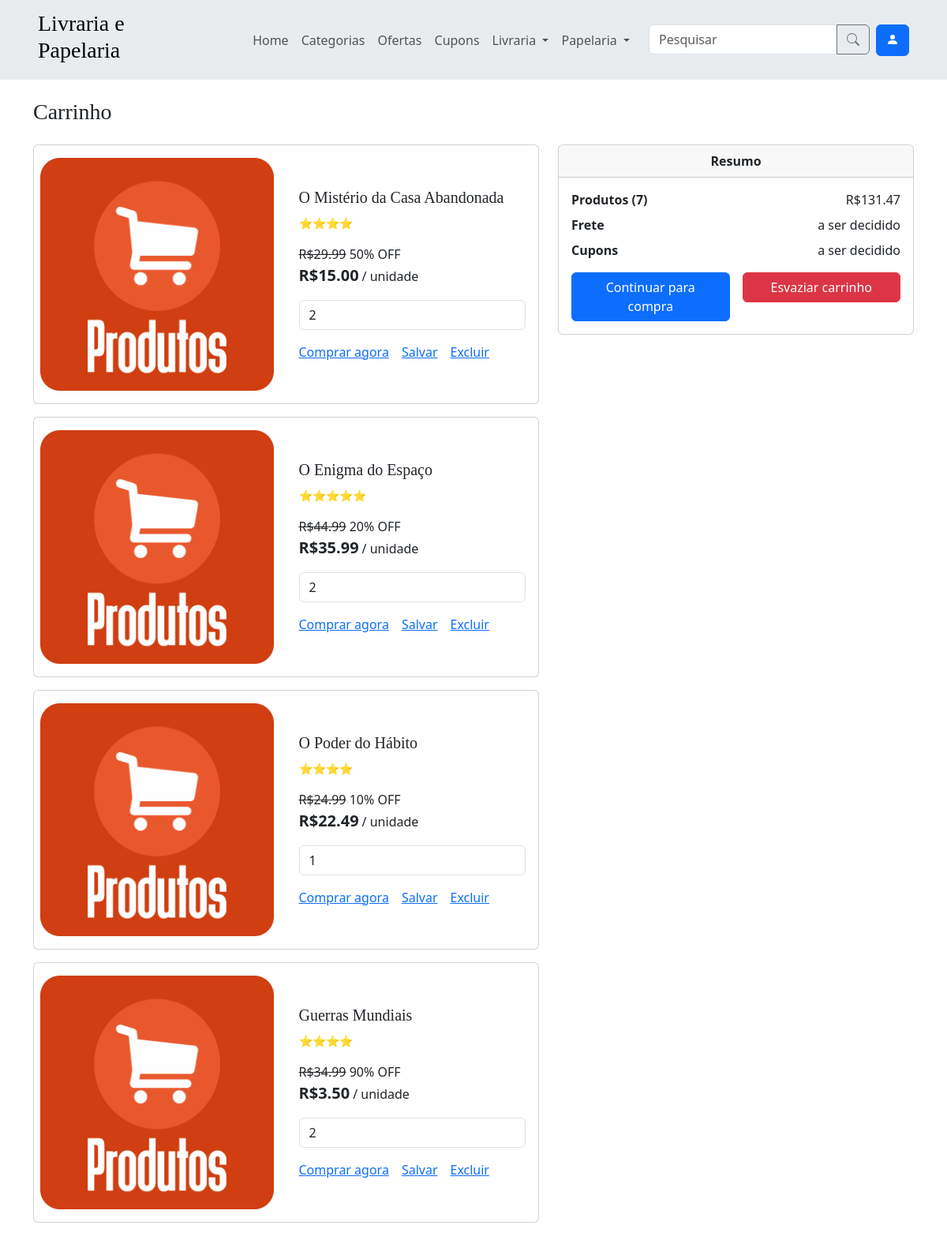
Screenshot of /carrinho/ (signed in) with the database file from the repository.
### app/models.py (models this page shows, shortened)
class Produto(models.Model):
    nome = models.CharField(max_length=50)
    preco = models.DecimalField(max_digits=10, decimal_places=2)
    descricao = models.TextField(null=True, blank=True)
    is_ativo = models.BooleanField(default=True)
    class Meta:
        verbose_name = verbose_name_plural = 'Produto'

### app/views_carrinho.py (the view)
# urls.py: path('carrinho/', views_carrinho.carrinho, name='carrinho'),
@login_required
@user_passes_test(usuario_comum)
def carrinho(request):
    carrinho = Carrinho.objects.get(usuario=request.user)
    produtos = [produto for produto in carrinho.produtos.all()]
    for produto in produtos:
        carrinhoproduto = CarrinhoProduto.objects.get(produto=produto, carrinho=carrinho)
        produto.quantidade = carrinhoproduto.quantidade
    produtos = produtos_processor(request, produtos)['produtos']
    quantidade_total = sum([produto.quantidade for produto in produtos])
    preco_total = sum([produto.preco * produto.quantidade for produto in produtos])
    return render(request, 'carrinho.html', {
        'produtos': produtos,
        'quantidade_total': quantidade_total,
        'preco_total': preco_total
    })

### app/context_processors.py (called while the page is built)
def categorias_processor(request):
    categorias = Categoria.objects.all()
    categorias_livraria = categorias.filter(tipo='Livraria')
    categorias_papelaria = categorias.filter(tipo='Papelaria')
    categorias = categorias[:10]
    return {
        'categorias': categorias,
        'categorias_livraria': categorias_livraria,
        'categorias_papelaria': categorias_papelaria
    }

### app/views_carrinho.py (called while the page is built)
def usuario_comum(user):
    return not user.is_staff

### app/templates/carrinho.html (shortened to what this page needs)
{% extends 'components/base.html' %}
{% block content %}
    {% include 'components/content_title.html' with title='Carrinho' %}
    <div class="row">
        <div class="col-lg-7">
            {% for produto in produtos %}
                <div class="card mb-3 w-100 text-decoration-none">
                    <div class="row g-0 align-items-center">
                        <div class="col-lg-6 p-3 ps-md-2">
                            <a href="{% url 'produto' id_produto=produto.id %}">
                                {% load static %}
                                <img src="{% static 'img/produto_placeholder.png' %}" class="img-fluid" alt="...">
                            </a>
                        </div>
                        <div class="col-lg-6">
                            <div class="card-body">
                                <a href="{% url 'produto' id_produto=produto.id %}" class="card-title text-decoration-none">
                                    <h5 class="mb-2">{{ produto.nome }}</h5>
                                </a>
                                <p class="card-text"><small>{{ produto.nota }}</small></p>
                                {% if produto.tem_promocao %}
                                    <p class="card-text mt-3 mb-0 "><span class="text-decoration-line-through">R${{ produto.preco_sem_desconto|floatformat:2 }}</span> {{ produto.desconto|floatformat:0 }}% OFF</p>
                                    <p class="card-text"><span class="fw-bold lead me-1">R${{ produto.preco|floatformat:2 }}</span>/ unidade</p>
                                {% else %}
                                    <p class="card-text"><span class="fw-bold lead me-1">R${{ produto.preco|floatformat:2 }}</span>/ unidade</p>
                                {% endif %}
                                <input type="number" id="p{{ produto.id }}c{{ user.id }}" min="1" class="form-control" aria-label="Quantidade" value="{{ produto.quantidade }}">
                                <div class="d-flex gap-3 flex-wrap mt-3">
                                    <a href="{% url 'comprar_produto' id_produto=produto.id %}">Comprar agora</a>
                                    <a href="{% url 'lista_de_desejos_adicionar' id_produto=produto.id %}">Salvar</a>
                                    <a href="{% url 'carrinho_remover' id_produto=produto.id %}">Excluir</a>
                                </div>
                            </div>
                        </div>
                    </div>
                </div>
            {% empty %}
                <p>Seu carrinho está vazio.</p>
            {% endfor %}
        </div>
        <div class="col-lg-5 order-first order-lg-last mb-3 mb-lg-0">
            <div class="card">
                <div class="card-header text-center fw-bold">
                    Resumo
                </div>
                <div class="card-body" id="resumo">
                    <div class="row row-cols-2 gy-2 align-items-center justify-content-between">
                        <div class="fw-bold">Produtos ({{ quantidade_total }})</div>
                        <div class="text-end">R${{ preco_total|floatformat:2 }}</div>
                        <div class="fw-bold">Frete</div>
                        <div class="text-end">a ser decidido</div>
                        <div class="fw-bold">Cupons</div>
                        <div class="text-end">a ser decidido</div>
                    </div>
                    <div class="row gx-3 mt-3">
                        <div class="col">
                            <a href="{% url 'comprar_carrinho' %}" class="w-100 btn btn-primary">Continuar para compra</a>
                        </div>
                        <div class="col">
                            <a href="{% url 'carrinho_esvaziar' %}" class="w-100 btn btn-danger">Esvaziar carrinho</a>
                        </div>
                    </div>
                </div>
            </div>
        </div>
    </div>
{% endblock %}

### app/templates/components/base.html (style rules this page uses)
h1, h2, h3, h4, h5, h6 { font-family: "Playfair Display", Georgia, "Times New Roman", serif; }

### rows the page displays
Produto: nome "O Mistério da Casa Abandonada", nota "⭐⭐⭐⭐", preco_sem_desconto "29.99", desconto "50", preco "15.00", quantidade "2"
Produto: nome "O Enigma do Espaço", nota "⭐⭐⭐⭐⭐", preco_sem_desconto "44.99", desconto "20", preco "35.99", quantidade "2"
Produto: nome "O Poder do Hábito", nota "⭐⭐⭐⭐", preco_sem_desconto "24.99", desconto "10", preco "22.49"
Produto: nome "Guerras Mundiais", nota "⭐⭐⭐⭐", preco_sem_desconto "34.99", desconto "90", preco "3.50", quantidade "2"

### other values shown
{{ title }} "Carrinho"
{{ quantidade_total }} "7"
{{ preco_total|floatformat:2 }} "131.47"
